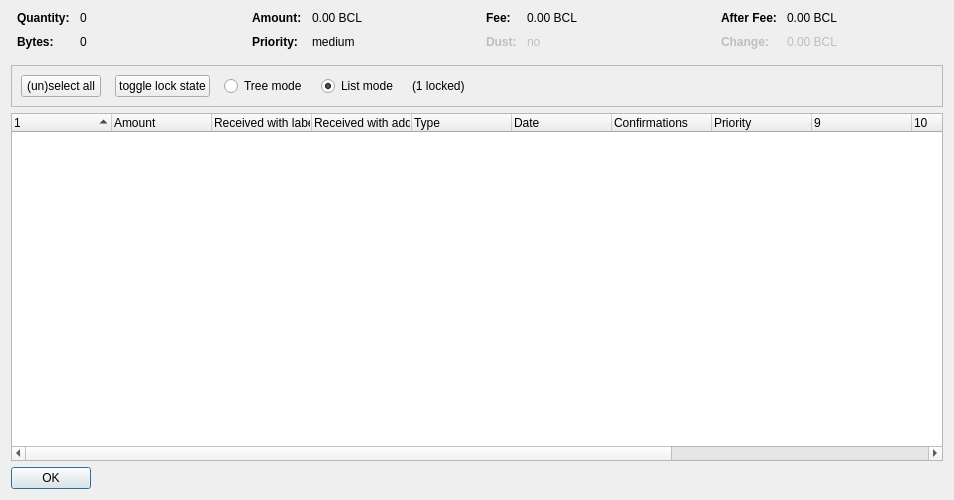
<?xml version="1.0" encoding="UTF-8"?>
<ui version="4.0">
 <class>CoinControlDialog</class>
 <widget class="QDialog" name="CoinControlDialog">
  <property name="geometry">
   <rect>
    <x>0</x>
    <y>0</y>
    <width>954</width>
    <height>500</height>
   </rect>
  </property>
  <property name="windowTitle">
   <string>Coin Selection</string>
  </property>
  <layout class="QVBoxLayout" name="verticalLayout">
   <item>
    <layout class="QHBoxLayout" name="horizontalLayoutTop" stretch="0,0,0,0">
     <property name="topMargin">
      <number>0</number>
     </property>
     <property name="bottomMargin">
      <number>10</number>
     </property>
     <item>
      <layout class="QFormLayout" name="formLayoutCoinControl1">
       <property name="horizontalSpacing">
        <number>10</number>
       </property>
       <property name="verticalSpacing">
        <number>10</number>
       </property>
       <property name="leftMargin">
        <number>6</number>
       </property>
       <property name="rightMargin">
        <number>6</number>
       </property>
       <item row="0" column="0">
        <widget class="QLabel" name="labelCoinControlQuantityText">
         <property name="font">
          <font>
           <weight>75</weight>
           <bold>true</bold>
          </font>
         </property>
         <property name="text">
          <string>Quantity:</string>
         </property>
        </widget>
       </item>
       <item row="0" column="1">
        <widget class="QLabel" name="labelCoinControlQuantity">
         <property name="cursor">
          <cursorShape>IBeamCursor</cursorShape>
         </property>
         <property name="contextMenuPolicy">
          <enum>Qt::ActionsContextMenu</enum>
         </property>
         <property name="text">
          <string notr="true">0</string>
         </property>
         <property name="textInteractionFlags">
          <set>Qt::LinksAccessibleByMouse|Qt::TextSelectableByKeyboard|Qt::TextSelectableByMouse</set>
         </property>
        </widget>
       </item>
       <item row="1" column="0">
        <widget class="QLabel" name="labelCoinControlBytesText">
         <property name="font">
          <font>
           <weight>75</weight>
           <bold>true</bold>
          </font>
         </property>
         <property name="text">
          <string>Bytes:</string>
         </property>
        </widget>
       </item>
       <item row="1" column="1">
        <widget class="QLabel" name="labelCoinControlBytes">
         <property name="cursor">
          <cursorShape>IBeamCursor</cursorShape>
         </property>
         <property name="contextMenuPolicy">
          <enum>Qt::ActionsContextMenu</enum>
         </property>
         <property name="text">
          <string notr="true">0</string>
         </property>
         <property name="textInteractionFlags">
          <set>Qt::LinksAccessibleByMouse|Qt::TextSelectableByKeyboard|Qt::TextSelectableByMouse</set>
         </property>
        </widget>
       </item>
      </layout>
     </item>
     <item>
      <layout class="QFormLayout" name="formLayoutCoinControl2">
       <property name="horizontalSpacing">
        <number>10</number>
       </property>
       <property name="verticalSpacing">
        <number>10</number>
       </property>
       <property name="leftMargin">
        <number>6</number>
       </property>
       <property name="rightMargin">
        <number>6</number>
       </property>
       <item row="0" column="0">
        <widget class="QLabel" name="labelCoinControlAmountText">
         <property name="font">
          <font>
           <weight>75</weight>
           <bold>true</bold>
          </font>
         </property>
         <property name="text">
          <string>Amount:</string>
         </property>
        </widget>
       </item>
       <item row="0" column="1">
        <widget class="QLabel" name="labelCoinControlAmount">
         <property name="cursor">
          <cursorShape>IBeamCursor</cursorShape>
         </property>
         <property name="contextMenuPolicy">
          <enum>Qt::ActionsContextMenu</enum>
         </property>
         <property name="text">
          <string notr="true">0.00 BCL</string>
         </property>
         <property name="textInteractionFlags">
          <set>Qt::LinksAccessibleByMouse|Qt::TextSelectableByKeyboard|Qt::TextSelectableByMouse</set>
         </property>
        </widget>
       </item>
       <item row="1" column="0">
        <widget class="QLabel" name="labelCoinControlPriorityText">
         <property name="font">
          <font>
           <weight>75</weight>
           <bold>true</bold>
          </font>
         </property>
         <property name="text">
          <string>Priority:</string>
         </property>
        </widget>
       </item>
       <item row="1" column="1">
        <widget class="QLabel" name="labelCoinControlPriority">
         <property name="cursor">
          <cursorShape>IBeamCursor</cursorShape>
         </property>
         <property name="contextMenuPolicy">
          <enum>Qt::ActionsContextMenu</enum>
         </property>
         <property name="text">
          <string>medium</string>
         </property>
         <property name="textInteractionFlags">
          <set>Qt::LinksAccessibleByMouse|Qt::TextSelectableByKeyboard|Qt::TextSelectableByMouse</set>
         </property>
        </widget>
       </item>
      </layout>
     </item>
     <item>
      <layout class="QFormLayout" name="formLayoutCoinControl3">
       <property name="horizontalSpacing">
        <number>10</number>
       </property>
       <property name="verticalSpacing">
        <number>10</number>
       </property>
       <property name="leftMargin">
        <number>6</number>
       </property>
       <property name="rightMargin">
        <number>6</number>
       </property>
       <item row="0" column="0">
        <widget class="QLabel" name="labelCoinControlFeeText">
         <property name="font">
          <font>
           <weight>75</weight>
           <bold>true</bold>
          </font>
         </property>
         <property name="text">
          <string>Fee:</string>
         </property>
        </widget>
       </item>
       <item row="0" column="1">
        <widget class="QLabel" name="labelCoinControlFee">
         <property name="cursor">
          <cursorShape>IBeamCursor</cursorShape>
         </property>
         <property name="contextMenuPolicy">
          <enum>Qt::ActionsContextMenu</enum>
         </property>
         <property name="text">
          <string notr="true">0.00 BCL</string>
         </property>
         <property name="textInteractionFlags">
          <set>Qt::LinksAccessibleByMouse|Qt::TextSelectableByKeyboard|Qt::TextSelectableByMouse</set>
         </property>
        </widget>
       </item>
       <item row="1" column="0">
        <widget class="QLabel" name="labelCoinControlLowOutputText">
         <property name="enabled">
          <bool>false</bool>
         </property>
         <property name="font">
          <font>
           <weight>75</weight>
           <bold>true</bold>
          </font>
         </property>
         <property name="text">
          <string>Dust:</string>
         </property>
        </widget>
       </item>
       <item row="1" column="1">
        <widget class="QLabel" name="labelCoinControlLowOutput">
         <property name="enabled">
          <bool>false</bool>
         </property>
         <property name="cursor">
          <cursorShape>IBeamCursor</cursorShape>
         </property>
         <property name="contextMenuPolicy">
          <enum>Qt::ActionsContextMenu</enum>
         </property>
         <property name="text">
          <string>no</string>
         </property>
         <property name="textInteractionFlags">
          <set>Qt::LinksAccessibleByMouse|Qt::TextSelectableByKeyboard|Qt::TextSelectableByMouse</set>
         </property>
        </widget>
       </item>
      </layout>
     </item>
     <item>
      <layout class="QFormLayout" name="formLayoutCoinControl4">
       <property name="horizontalSpacing">
        <number>10</number>
       </property>
       <property name="verticalSpacing">
        <number>10</number>
       </property>
       <property name="leftMargin">
        <number>6</number>
       </property>
       <property name="rightMargin">
        <number>6</number>
       </property>
       <item row="0" column="0">
        <widget class="QLabel" name="labelCoinControlAfterFeeText">
         <property name="font">
          <font>
           <weight>75</weight>
           <bold>true</bold>
          </font>
         </property>
         <property name="text">
          <string>After Fee:</string>
         </property>
        </widget>
       </item>
       <item row="0" column="1">
        <widget class="QLabel" name="labelCoinControlAfterFee">
         <property name="cursor">
          <cursorShape>IBeamCursor</cursorShape>
         </property>
         <property name="contextMenuPolicy">
          <enum>Qt::ActionsContextMenu</enum>
         </property>
         <property name="text">
          <string notr="true">0.00 BCL</string>
         </property>
         <property name="textInteractionFlags">
          <set>Qt::LinksAccessibleByMouse|Qt::TextSelectableByKeyboard|Qt::TextSelectableByMouse</set>
         </property>
        </widget>
       </item>
       <item row="1" column="0">
        <widget class="QLabel" name="labelCoinControlChangeText">
         <property name="enabled">
          <bool>false</bool>
         </property>
         <property name="font">
          <font>
           <weight>75</weight>
           <bold>true</bold>
          </font>
         </property>
         <property name="text">
          <string>Change:</string>
         </property>
        </widget>
       </item>
       <item row="1" column="1">
        <widget class="QLabel" name="labelCoinControlChange">
         <property name="enabled">
          <bool>false</bool>
         </property>
         <property name="cursor">
          <cursorShape>IBeamCursor</cursorShape>
         </property>
         <property name="contextMenuPolicy">
          <enum>Qt::ActionsContextMenu</enum>
         </property>
         <property name="text">
          <string notr="true">0.00 BCL</string>
         </property>
         <property name="textInteractionFlags">
          <set>Qt::LinksAccessibleByMouse|Qt::TextSelectableByKeyboard|Qt::TextSelectableByMouse</set>
         </property>
        </widget>
       </item>
      </layout>
     </item>
    </layout>
   </item>
   <item>
    <widget class="QFrame" name="frame">
     <property name="minimumSize">
      <size>
       <width>0</width>
       <height>40</height>
      </size>
     </property>
     <property name="frameShape">
      <enum>QFrame::StyledPanel</enum>
     </property>
     <property name="frameShadow">
      <enum>QFrame::Sunken</enum>
     </property>
     <layout class="QHBoxLayout" name="horizontalLayout">
      <item>
       <layout class="QHBoxLayout" name="horizontalLayoutPanel" stretch="0,0,0,0,0,0">
        <property name="spacing">
         <number>14</number>
        </property>
        <item>
         <widget class="QPushButton" name="pushButtonSelectAll">
          <property name="sizePolicy">
           <sizepolicy hsizetype="Maximum" vsizetype="Fixed">
            <horstretch>0</horstretch>
            <verstretch>0</verstretch>
           </sizepolicy>
          </property>
          <property name="text">
           <string>(un)select all</string>
          </property>
          <property name="autoDefault">
           <bool>false</bool>
          </property>
         </widget>
        </item>
        <item>
         <widget class="QPushButton" name="pushButtonToggleLock">
          <property name="sizePolicy">
           <sizepolicy hsizetype="Maximum" vsizetype="Fixed">
            <horstretch>0</horstretch>
            <verstretch>0</verstretch>
           </sizepolicy>
          </property>
          <property name="text">
           <string>toggle lock state</string>
          </property>
          <property name="autoDefault">
           <bool>false</bool>
          </property>
         </widget>
        </item>
        <item>
         <widget class="QRadioButton" name="radioTreeMode">
          <property name="sizePolicy">
           <sizepolicy hsizetype="Maximum" vsizetype="Fixed">
            <horstretch>0</horstretch>
            <verstretch>0</verstretch>
           </sizepolicy>
          </property>
          <property name="text">
           <string>Tree mode</string>
          </property>
         </widget>
        </item>
        <item>
         <widget class="QRadioButton" name="radioListMode">
          <property name="sizePolicy">
           <sizepolicy hsizetype="Maximum" vsizetype="Fixed">
            <horstretch>0</horstretch>
            <verstretch>0</verstretch>
           </sizepolicy>
          </property>
          <property name="text">
           <string>List mode</string>
          </property>
          <property name="checked">
           <bool>true</bool>
          </property>
         </widget>
        </item>
        <item>
         <widget class="QLabel" name="labelLocked">
          <property name="text">
           <string>(1 locked)</string>
          </property>
         </widget>
        </item>
        <item>
         <spacer name="horizontalSpacer">
          <property name="orientation">
           <enum>Qt::Horizontal</enum>
          </property>
          <property name="sizeHint" stdset="0">
           <size>
            <width>40</width>
            <height>20</height>
           </size>
          </property>
         </spacer>
        </item>
       </layout>
      </item>
     </layout>
    </widget>
   </item>
   <item>
    <widget class="CoinControlTreeWidget" name="treeWidget">
     <property name="contextMenuPolicy">
      <enum>Qt::CustomContextMenu</enum>
     </property>
     <property name="sortingEnabled">
      <bool>false</bool>
     </property>
     <property name="columnCount">
      <number>13</number>
     </property>
     <attribute name="headerShowSortIndicator" stdset="0">
      <bool>true</bool>
     </attribute>
     <attribute name="headerStretchLastSection">
      <bool>false</bool>
     </attribute>
     <column>
      <property name="text">
       <string/>
      </property>
     </column>
     <column>
      <property name="text">
       <string>Amount</string>
      </property>
     </column>
     <column>
      <property name="text">
       <string>Received with label</string>
      </property>
     </column>
     <column>
      <property name="text">
       <string>Received with address</string>
      </property>
     </column>
     <column>
      <property name="text">
	<string>Type</string>
      </property>
     </column>
     <column>
      <property name="text">	 
       <string>Date</string>
      </property>
     </column>
     <column>
      <property name="text">
       <string>Confirmations</string>
      </property>
      <property name="toolTip">
       <string>Confirmed</string>
      </property>
     </column>
     <column>
      <property name="text">
       <string>Priority</string>
      </property>
     </column>
     <column>
      <property name="text">
       <string/>
      </property>
     </column>
     <column>
      <property name="text">
       <string/>
      </property>
     </column>
     <column>
      <property name="text">
       <string/>
      </property>
     </column>
     <column>
      <property name="text">
       <string/>
      </property>
     </column>
     <column>
      <property name="text">
       <string/>
      </property>
     </column>
    </widget>
   </item>
   <item>
    <widget class="QDialogButtonBox" name="buttonBox">
     <property name="sizePolicy">
      <sizepolicy hsizetype="Maximum" vsizetype="Fixed">
       <horstretch>0</horstretch>
       <verstretch>0</verstretch>
      </sizepolicy>
     </property>
     <property name="orientation">
      <enum>Qt::Horizontal</enum>
     </property>
     <property name="standardButtons">
      <set>QDialogButtonBox::Ok</set>
     </property>
    </widget>
   </item>
  </layout>
 </widget>
 <customwidgets>
  <customwidget>
   <class>CoinControlTreeWidget</class>
   <extends>QTreeWidget</extends>
   <header>coincontroltreewidget.h</header>
  </customwidget>
 </customwidgets>
 <resources/>
 <connections/>
</ui>
